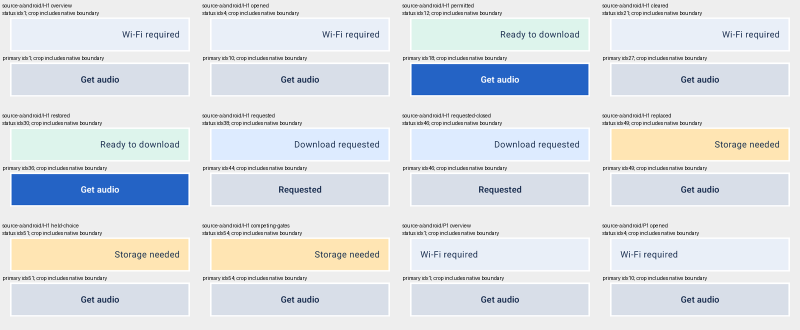
#> input picture validation/feedback-forward/judgments/final/two/T2/boundaries-01.png, 1600 x 660 px, given as the content of the folder l/validation/feedback-forward/design/T2/public/references/P1, which was not available (shown at 1/2 size)
$ python detail-attempt-1.py
#> lines starting #> are read from the running program, lines starting #| are printed output that depends on the picture; pictures that were not available may be replaced by others from this repository, and a replacement may not be noted
import sys
sys.dont_write_bytecode=True
import json,pathlib,hashlib,math
from PIL import Image,ImageDraw
BASE=pathlib.Path('/Users/rex/Documents/ChatGPT/mobile-native-skill/validation/feedback-forward');OUT=BASE/'judgments/final/two/T2'
sys.path.insert(0,str(BASE/'candidate-v9/scripts'));import native_checks,native_pixels
sha=lambda p:hashlib.sha256(p.read_bytes()).hexdigest()
refs={}
for case,scope in [('P1','public'),('P2','public'),('H1','private')]:
 items=[]
 for p in sorted((BASE/f'design/T2/{scope}/references/{case}').glob('*.png')):
  im=Image.open(p).convert('RGB');tile=Image.new('RGB',(400,600),'white');im=im.resize((400,round(im.height*400/im.width)),Image.Resampling.LANCZOS)
#> further down, im is the input picture: PIL image 1600x660 RGB; mean R, G, B 220.1, 224.6, 229.3
#> after `tile = Image.new('RGB', (400, 600), 'white')`: tile: PIL image 400x600 RGB; every value is 255
#> after `im = im.resize((400, round(im.height * 400 / im.width)), Image.Resampl`:
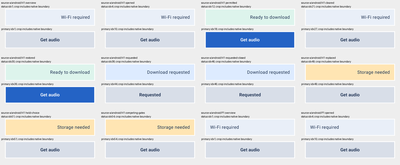
#> im: PIL image 400x165 RGB; mean R, G, B 220, 224.6, 229.3
  if im.height>600:tile.paste(im.crop((0,0,400,400)),(0,0));tile.paste(im.crop((0,im.height-180,400,im.height)),(0,420));ImageDraw.Draw(tile).text((10,403),'[middle omitted; full permitted viewed]',fill='red')
  else:tile.paste(im,(0,0))
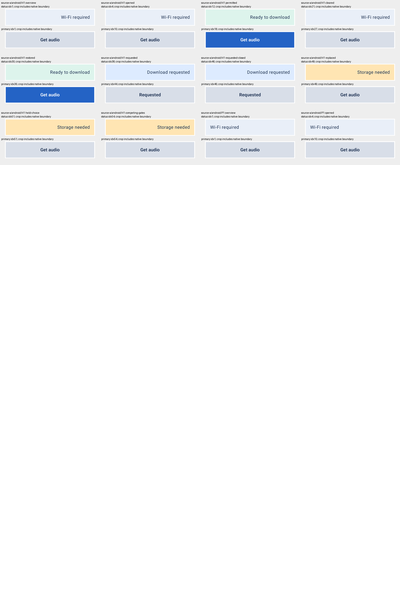
#> tile: PIL image 400x600 RGB; mean R, G, B 245.4, 246.6, 247.9
  items.append((p,tile))
 pages=[]
 for pg in range(math.ceil(len(items)/8)):
  sh=Image.new('RGB',(1600,1264),'#eeeeee');d=ImageDraw.Draw(sh)
  for k,(p,im) in enumerate(items[pg*8:(pg+1)*8]):x=k%4*400;y=k//4*632;d.text((x+3,y+3),f'{case} {p.name}',fill='black');sh.paste(im,(x,y+32))
  dest=OUT/f'references-{case}-{pg+1}.png';sh.save(dest);pages.append(str(dest.relative_to(OUT)))
#> this loop made 1 pass
#> pass 1, `dest = OUT / f'references-{case}-{pg + 1}.png'`:
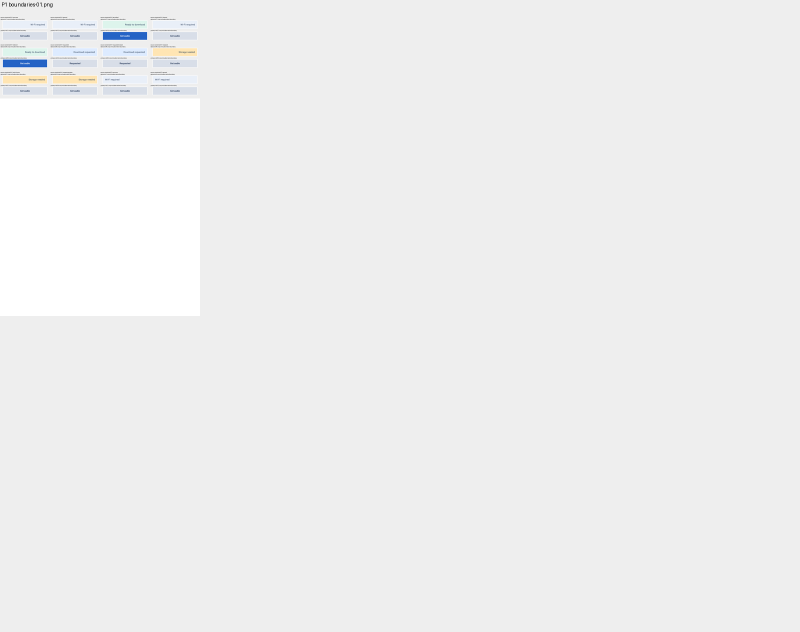
#> saved as references-P1-1.png: PIL image 1600x1264 RGB (shown at 1/2 size); mean R, G, B 238.8, 239, 239.2
#> after the loop, pages = ['references-P1-1.png']
#> (the run stopped early here; a loop or call above may not have finished)

$ run again, on validation/feedback-forward/judgments/final/two/T2/boundaries-05.png
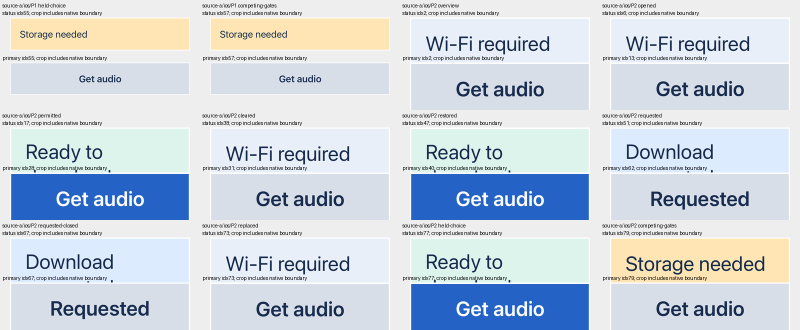
#> input picture validation/feedback-forward/judgments/final/two/T2/boundaries-05.png, 1600 x 660 px, given as the content of the folder l/validation/feedback-forward/design/T2/public/references/P1, which was not available (shown at 1/2 size)
#> im is the input picture: PIL image 1600x660 RGB; mean R, G, B 203.5, 212.7, 222.9
#> im: PIL image 400x165 RGB
#> `else:tile.paste(im,(0,0))`:
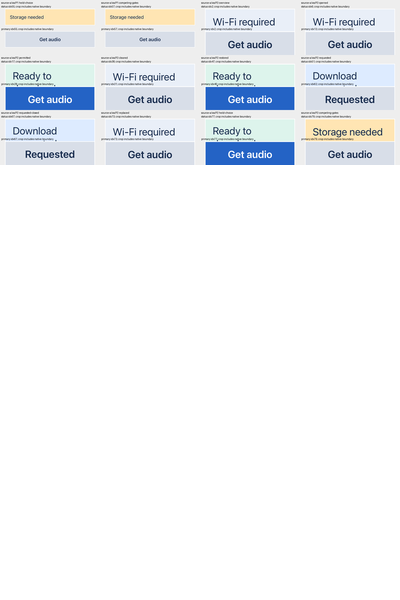
#> tile: PIL image 400x600 RGB; mean R, G, B 240.8, 243.4, 246.1
#> the loop `for pg in range(math.ceil(len(items)/8)):` made 1 pass
#> pass 1, `dest = OUT / f'references-{case}-{pg + 1}.png'`:
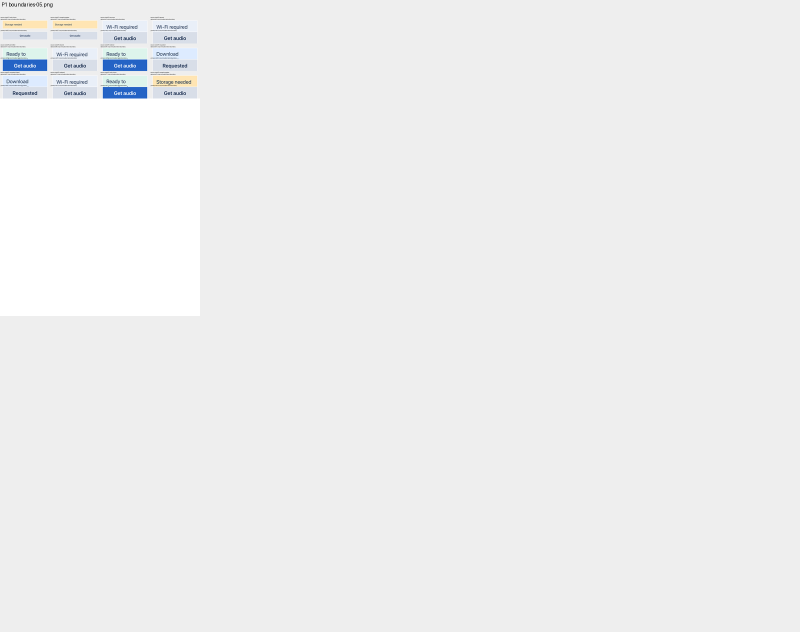
#> saved as references-P1-1.png: PIL image 1600x1264 RGB (shown at 1/2 size); mean R, G, B 238.3, 238.6, 238.9
#> after the loop `for pg in range(math.ceil(len(items)/8)):`: pages = ['references-P1-1.png']

$ run again, on validation/feedback-forward/judgments/final/two/T2/boundaries-07.png
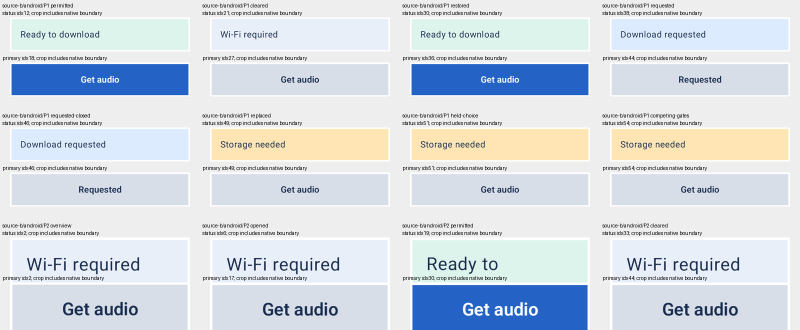
#> input picture validation/feedback-forward/judgments/final/two/T2/boundaries-07.png, 1600 x 660 px, given as the content of the folder l/validation/feedback-forward/design/T2/public/references/P1, which was not available (shown at 1/2 size)
#> im is the input picture: PIL image 1600x660 RGB; mean R, G, B 212.4, 219.5, 227
#> im: PIL image 400x165 RGB
#> `else:tile.paste(im,(0,0))`:
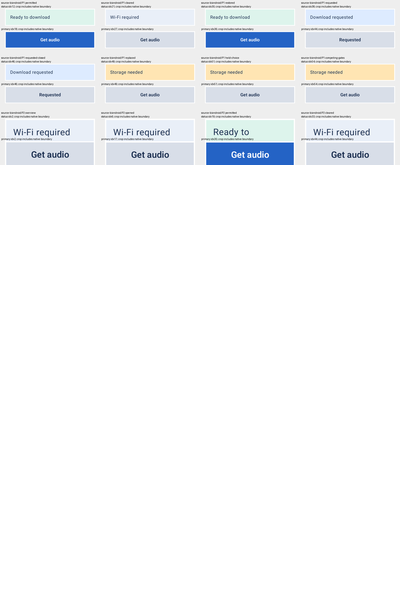
#> tile: PIL image 400x600 RGB; mean R, G, B 243.3, 245.2, 247.3
#> the loop `for pg in range(math.ceil(len(items)/8)):` made 1 pass
#> pass 1, `dest = OUT / f'references-{case}-{pg + 1}.png'`:
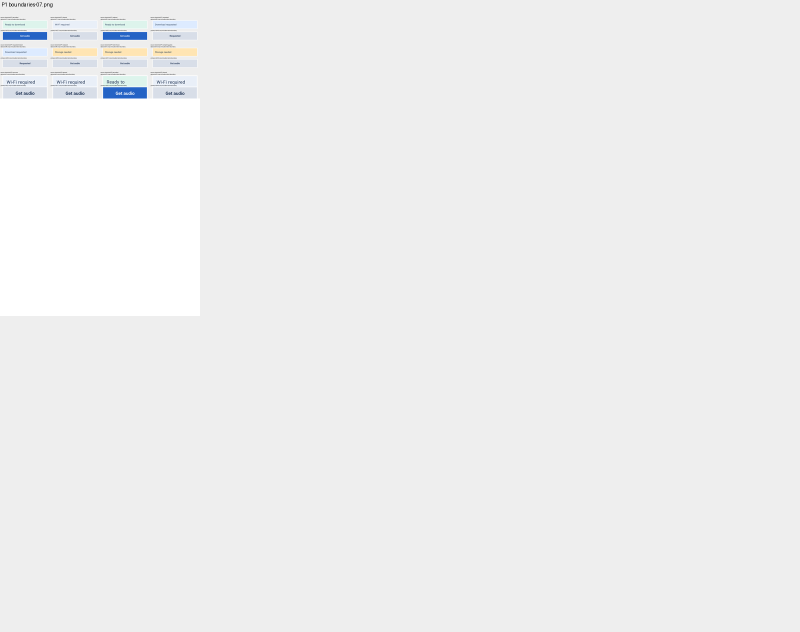
#> saved as references-P1-1.png: PIL image 1600x1264 RGB (shown at 1/2 size); mean R, G, B 238.6, 238.8, 239.1
#> after the loop `for pg in range(math.ceil(len(items)/8)):`: pages = ['references-P1-1.png']
